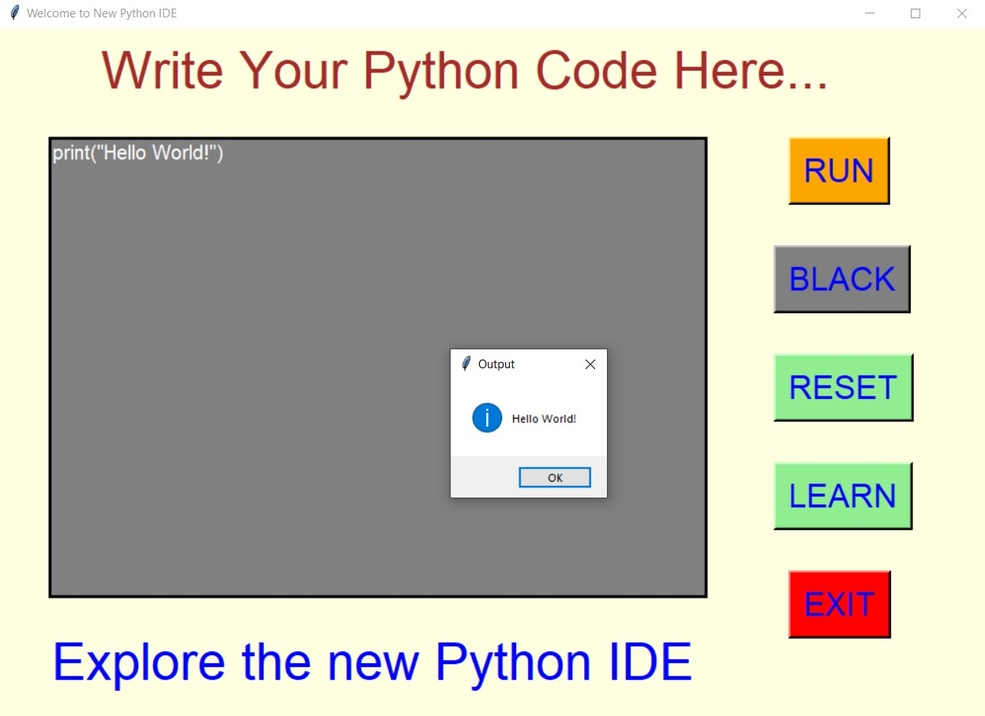
#> input picture Add Code Here/Python/Simple Python IDE/Images/4.jpg, 985 x 716 px, shrunk from 1248 x 908 before the run, found by its file name
$ python ocv18.py
#> lines starting #> are read from the running program, lines starting #| are printed output that depends on the picture
import cv2
import numpy
img = cv2.imread("d:\\jpg\\4.jpg", 1)
#> img is the input picture: shape (716, 985, 3); mean B, G, R 177.7, 190.7, 192.8
src=img
dst = median = cv2.medianBlur(img,5)
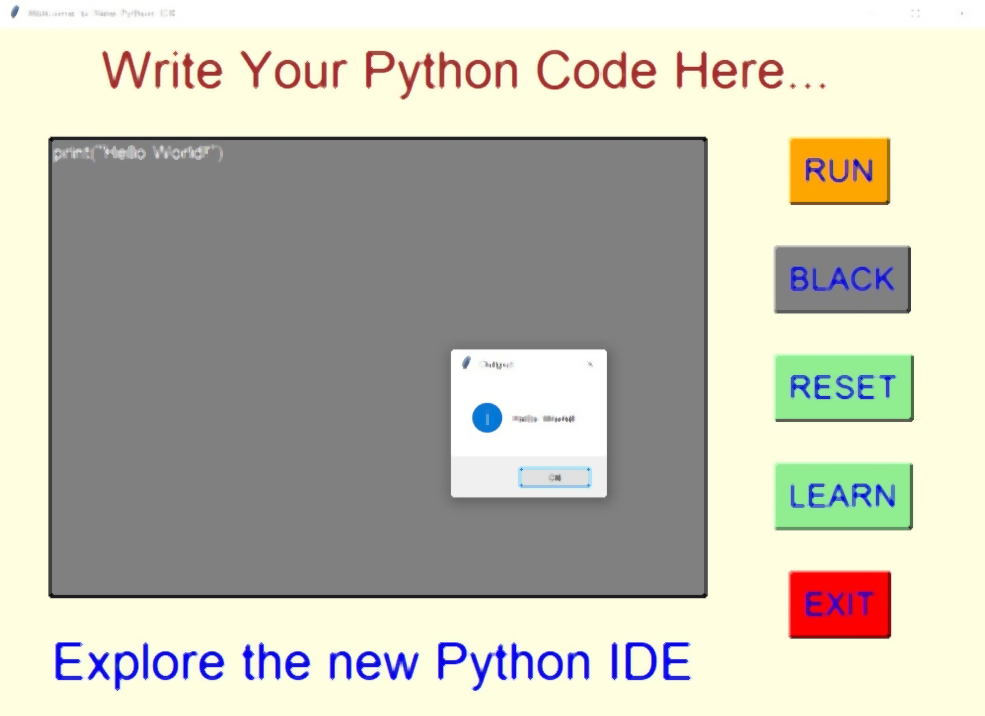
#> dst: shape (716, 985, 3); mean B, G, R 178.1, 191.5, 193.7
cv2.imshow("Gaussian Smoothing", numpy.hstack((src,dst)))
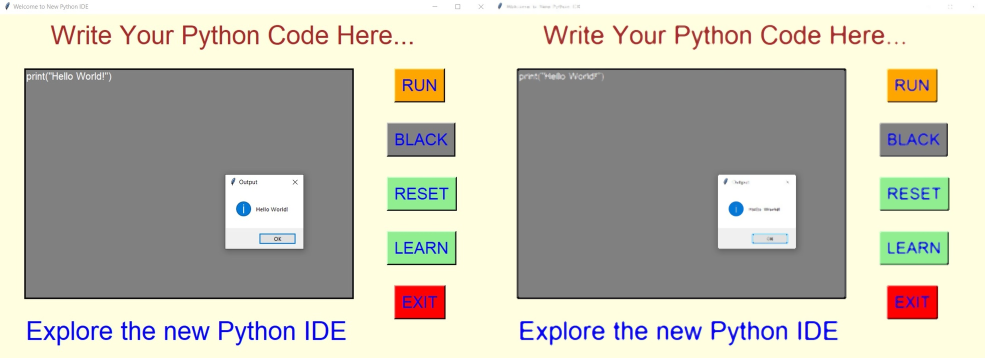
#> window 'Gaussian Smoothing': shape (716, 1970, 3) (shown at 1/2 size); mean B, G, R 177.9, 191.1, 193.2
cv2.waitKey(0)
cv2.destroyAllWindows()
